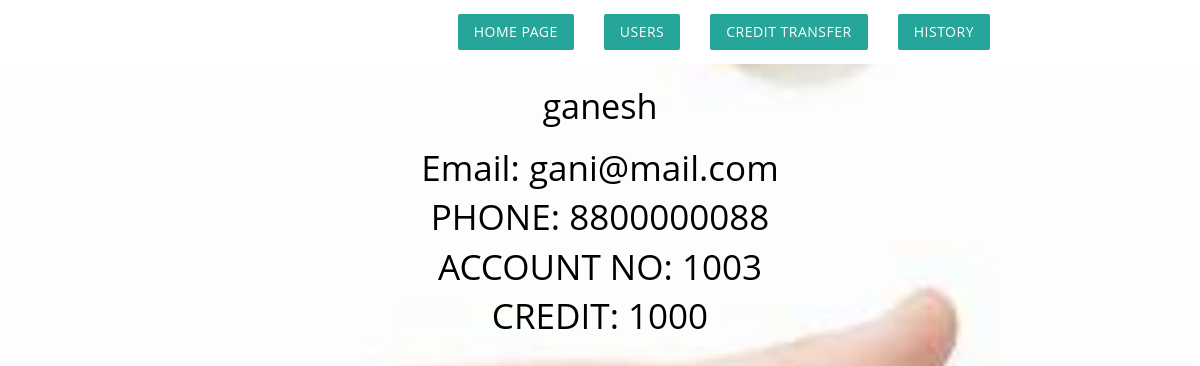
Page /show.php?id=1003 on the committed database.
### tables this page shows
CREATE TABLE `users` (
  `name` varchar(20) NOT NULL,
  `gender` varchar(1) NOT NULL,
  `accid` int(4) NOT NULL,
  `email` varchar(20) NOT NULL,
  `phone` varchar(10) NOT NULL,
  `credits` int(5) NOT NULL
);

### show.php (the view)
<?php
include('config/db_connect_admin.php');
if (isset($_GET['id'])) {
		$id=mysqli_real_escape_string($connect, $_GET['id']);
		$sql = "SELECT * FROM users WHERE accid = '$id' ";
		$result=$connect->query($sql);
	}
	?>
  <!DOCTYPE html>
 <html>
 	<?php include('header.php'); ?>
 	<div class="container center darkslategray-text" style="color:black; font-size: 35px;">
 		<?php while($row=$result->fetch_assoc()){ ?>
 			<h4><?php echo htmlspecialchars($row['name']); ?></h4>
 			<br>
 			<p>Email: <?php echo htmlspecialchars($row['email']); ?></p>
 			<br>
 			<p>PHONE: <?php echo htmlspecialchars($row['phone']); ?></p>
 			<br>
 			<p>ACCOUNT NO: <?php echo htmlspecialchars($row['accid']); ?></p>
 			<br>
 			<p>CREDIT: <?php echo htmlspecialchars($row['credits']); ?></p>
 		<?php }
 		 ?>
 	</div>
 </html>

### rows in the picture
users: name "ganesh", email "gani@mail.com", phone "8800000088", accid "1003", credits "1000"
